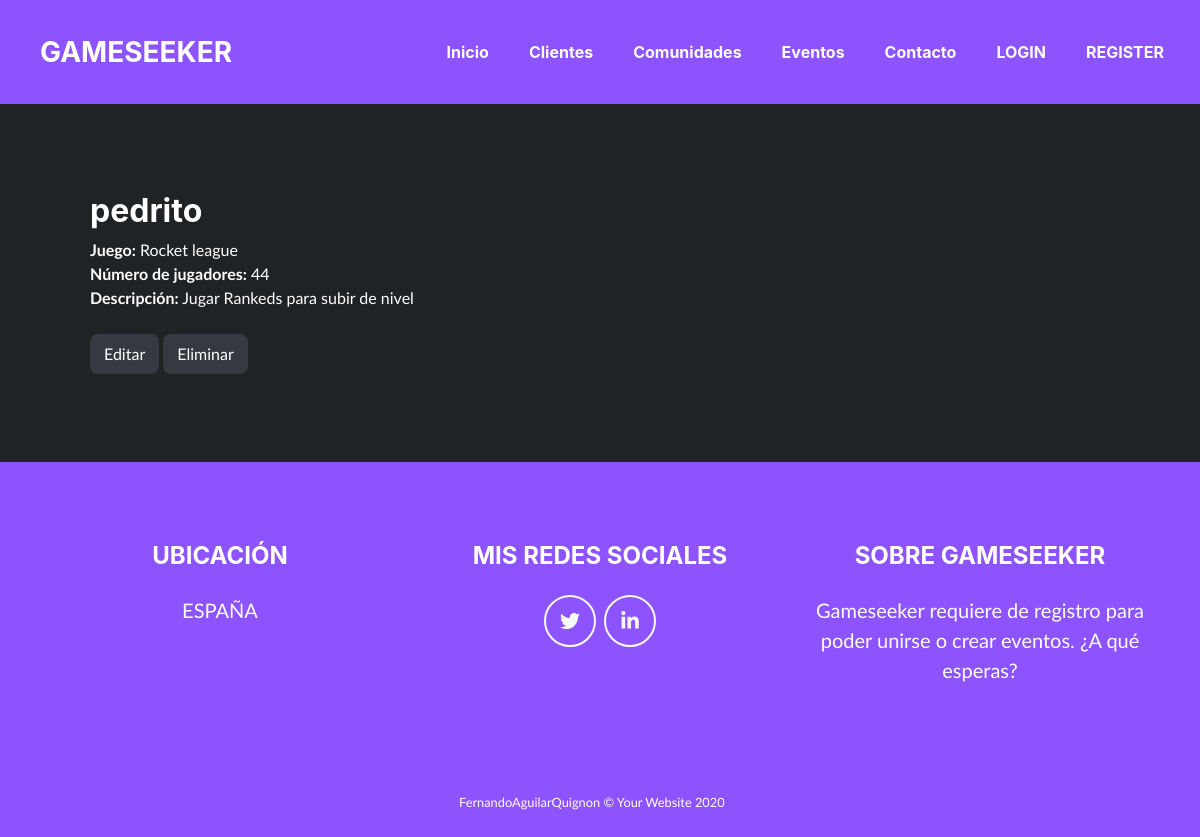
Page /comunidades/1/ on the committed database.
### gameseek_app/models.py (models this page shows, shortened)
class Community(models.Model):
    name = models.CharField(max_length = 100)
    description = models.CharField(max_length = 1000)
    game = models.CharField(max_length = 100)
    number_of_players = models.PositiveBigIntegerField()

### gameseek_app/views.py (the view)
# urls.py: path('comunidades/<int:pk>/', CommunityDetailView.as_view(), name='community-detail'),
class CommunityDetailView(DetailView):
    queryset = Community.objects.all()

### gameseek_app/templates/gameseek_app/community_detail.html (shortened to what this page needs)
{% extends "base.html" %}
{% block content %}
<section class="page-section portfolio" id="portfolio">
    <ul>
    <h2>{{ object.name }}</h2>
    <li style="list-style: none"><b>Juego:</b> {{ object.game }}</li>
    <li style="list-style: none"><b>Número de jugadores:</b> {{ object.number_of_players }}</li>
    <li style="list-style: none"><b>Descripción:</b> {{ object.description }}</li>
    <br>
    <button type="button" class="btn btn-dark" onclick="window.location.href='edit/'">Editar</button>
    <button type="button" class="btn btn-dark" onclick="window.location.href='delete/'">Eliminar</button>
    </ul>
</section>
{% endblock %}

### rows in the picture
Community: name "pedrito", game "Rocket league", number_of_players "44", description "Jugar Rankeds para subir de nivel"
